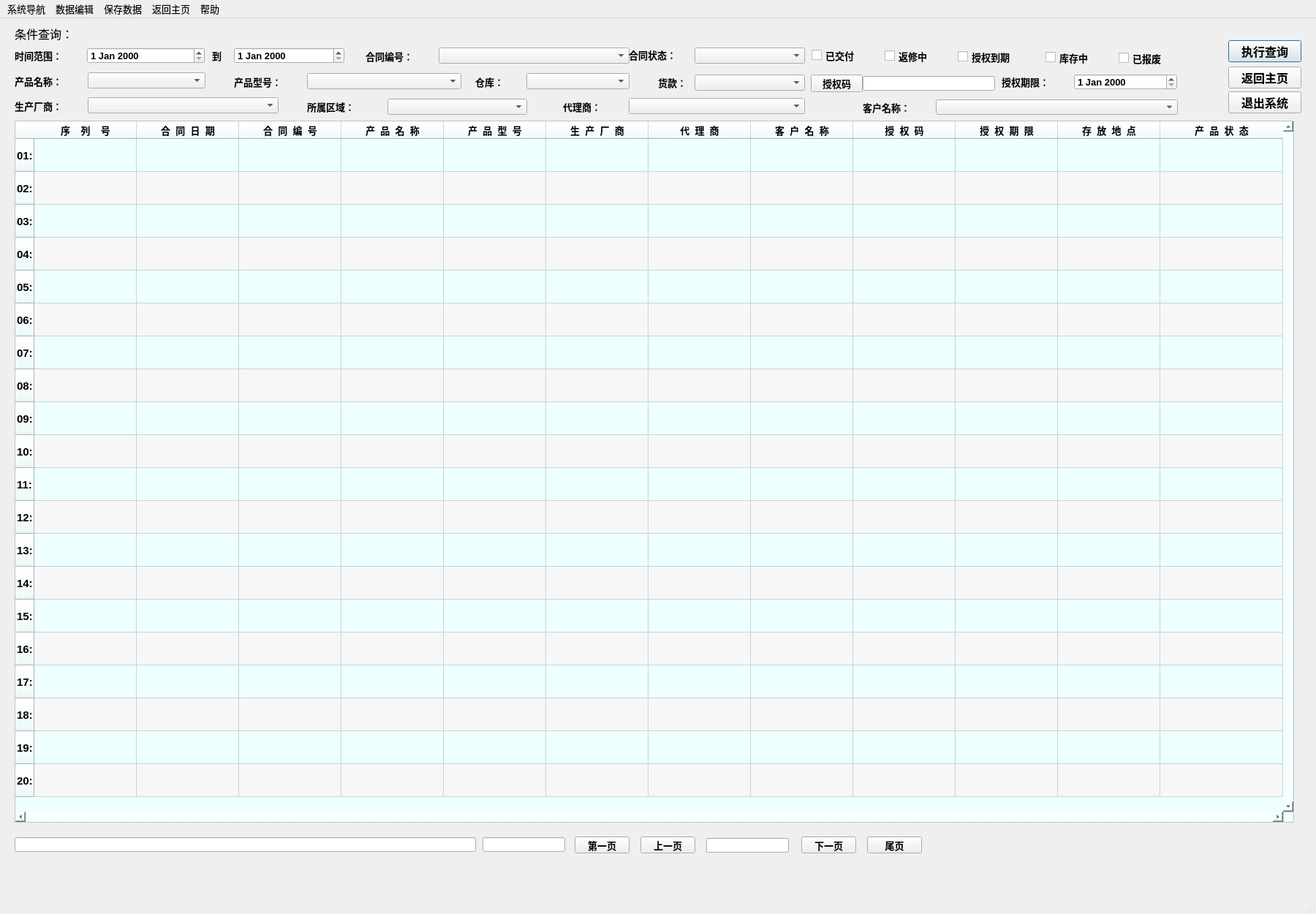
<?xml version="1.0" encoding="UTF-8"?>
<ui version="4.0">
 <class>MainWindow</class>
 <widget class="QMainWindow" name="MainWindow">
  <property name="geometry">
   <rect>
    <x>0</x>
    <y>0</y>
    <width>1800</width>
    <height>1250</height>
   </rect>
  </property>
  <property name="sizePolicy">
   <sizepolicy hsizetype="Expanding" vsizetype="Expanding">
    <horstretch>0</horstretch>
    <verstretch>0</verstretch>
   </sizepolicy>
  </property>
  <property name="minimumSize">
   <size>
    <width>1800</width>
    <height>1250</height>
   </size>
  </property>
  <property name="maximumSize">
   <size>
    <width>16777215</width>
    <height>16777215</height>
   </size>
  </property>
  <property name="font">
   <font>
    <family>Arial</family>
    <pointsize>10</pointsize>
   </font>
  </property>
  <property name="windowTitle">
   <string>MainWindow</string>
  </property>
  <widget class="QWidget" name="centralwidget">
   <property name="autoFillBackground">
    <bool>true</bool>
   </property>
   <widget class="QTableWidget" name="tableWidget">
    <property name="geometry">
     <rect>
      <x>20</x>
      <y>140</y>
      <width>1750</width>
      <height>960</height>
     </rect>
    </property>
    <property name="sizePolicy">
     <sizepolicy hsizetype="Preferred" vsizetype="Preferred">
      <horstretch>0</horstretch>
      <verstretch>0</verstretch>
     </sizepolicy>
    </property>
    <property name="minimumSize">
     <size>
      <width>1750</width>
      <height>960</height>
     </size>
    </property>
    <property name="font">
     <font>
      <family>Arial</family>
      <pointsize>11</pointsize>
      <weight>75</weight>
      <bold>true</bold>
      <stylestrategy>PreferAntialias</stylestrategy>
     </font>
    </property>
    <property name="autoFillBackground">
     <bool>true</bool>
    </property>
    <property name="styleSheet">
     <string notr="true">background-color: rgb(238, 255, 255);</string>
    </property>
    <property name="frameShadow">
     <enum>QFrame::Sunken</enum>
    </property>
    <property name="lineWidth">
     <number>2</number>
    </property>
    <property name="midLineWidth">
     <number>1</number>
    </property>
    <property name="verticalScrollBarPolicy">
     <enum>Qt::ScrollBarAlwaysOn</enum>
    </property>
    <property name="horizontalScrollBarPolicy">
     <enum>Qt::ScrollBarAlwaysOn</enum>
    </property>
    <property name="sizeAdjustPolicy">
     <enum>QAbstractScrollArea::AdjustToContents</enum>
    </property>
    <property name="autoScroll">
     <bool>true</bool>
    </property>
    <property name="editTriggers">
     <set>QAbstractItemView::NoEditTriggers</set>
    </property>
    <property name="alternatingRowColors">
     <bool>true</bool>
    </property>
    <property name="selectionBehavior">
     <enum>QAbstractItemView::SelectRows</enum>
    </property>
    <property name="gridStyle">
     <enum>Qt::SolidLine</enum>
    </property>
    <property name="sortingEnabled">
     <bool>true</bool>
    </property>
    <property name="wordWrap">
     <bool>false</bool>
    </property>
    <property name="rowCount">
     <number>20</number>
    </property>
    <attribute name="horizontalHeaderCascadingSectionResizes">
     <bool>true</bool>
    </attribute>
    <attribute name="horizontalHeaderMinimumSectionSize">
     <number>24</number>
    </attribute>
    <attribute name="horizontalHeaderDefaultSectionSize">
     <number>140</number>
    </attribute>
    <attribute name="horizontalHeaderShowSortIndicator" stdset="0">
     <bool>true</bool>
    </attribute>
    <attribute name="horizontalHeaderStretchLastSection">
     <bool>true</bool>
    </attribute>
    <attribute name="verticalHeaderVisible">
     <bool>true</bool>
    </attribute>
    <attribute name="verticalHeaderCascadingSectionResizes">
     <bool>true</bool>
    </attribute>
    <attribute name="verticalHeaderMinimumSectionSize">
     <number>24</number>
    </attribute>
    <attribute name="verticalHeaderDefaultSectionSize">
     <number>45</number>
    </attribute>
    <attribute name="verticalHeaderShowSortIndicator" stdset="0">
     <bool>false</bool>
    </attribute>
    <row>
     <property name="text">
      <string>01:</string>
     </property>
    </row>
    <row>
     <property name="text">
      <string>02:</string>
     </property>
    </row>
    <row>
     <property name="text">
      <string>03:</string>
     </property>
    </row>
    <row>
     <property name="text">
      <string>04:</string>
     </property>
    </row>
    <row>
     <property name="text">
      <string>05:</string>
     </property>
    </row>
    <row>
     <property name="text">
      <string>06:</string>
     </property>
    </row>
    <row>
     <property name="text">
      <string>07:</string>
     </property>
    </row>
    <row>
     <property name="text">
      <string>08:</string>
     </property>
    </row>
    <row>
     <property name="text">
      <string>09:</string>
     </property>
    </row>
    <row>
     <property name="text">
      <string>10:</string>
     </property>
    </row>
    <row>
     <property name="text">
      <string>11:</string>
     </property>
    </row>
    <row>
     <property name="text">
      <string>12:</string>
     </property>
    </row>
    <row>
     <property name="text">
      <string>13:</string>
     </property>
    </row>
    <row>
     <property name="text">
      <string>14:</string>
     </property>
    </row>
    <row>
     <property name="text">
      <string>15:</string>
     </property>
    </row>
    <row>
     <property name="text">
      <string>16:</string>
     </property>
    </row>
    <row>
     <property name="text">
      <string>17:</string>
     </property>
    </row>
    <row>
     <property name="text">
      <string>18:</string>
     </property>
    </row>
    <row>
     <property name="text">
      <string>19:</string>
     </property>
    </row>
    <row>
     <property name="text">
      <string>20:</string>
     </property>
    </row>
    <column>
     <property name="text">
      <string>序    列    号</string>
     </property>
     <property name="font">
      <font>
       <pointsize>10</pointsize>
       <weight>75</weight>
       <bold>true</bold>
      </font>
     </property>
     <property name="textAlignment">
      <set>AlignCenter</set>
     </property>
    </column>
    <column>
     <property name="text">
      <string>合  同  日  期</string>
     </property>
     <property name="font">
      <font>
       <pointsize>10</pointsize>
       <weight>75</weight>
       <bold>true</bold>
      </font>
     </property>
     <property name="textAlignment">
      <set>AlignCenter</set>
     </property>
    </column>
    <column>
     <property name="text">
      <string>合  同  编  号</string>
     </property>
     <property name="font">
      <font>
       <pointsize>10</pointsize>
       <weight>75</weight>
       <bold>true</bold>
      </font>
     </property>
     <property name="textAlignment">
      <set>AlignCenter</set>
     </property>
    </column>
    <column>
     <property name="text">
      <string>产  品  名  称</string>
     </property>
     <property name="font">
      <font>
       <pointsize>10</pointsize>
       <weight>75</weight>
       <bold>true</bold>
      </font>
     </property>
     <property name="textAlignment">
      <set>AlignCenter</set>
     </property>
    </column>
    <column>
     <property name="text">
      <string>产  品  型  号</string>
     </property>
     <property name="font">
      <font>
       <pointsize>10</pointsize>
       <weight>75</weight>
       <bold>true</bold>
      </font>
     </property>
     <property name="textAlignment">
      <set>AlignCenter</set>
     </property>
    </column>
    <column>
     <property name="text">
      <string>生  产  厂  商</string>
     </property>
     <property name="font">
      <font>
       <pointsize>10</pointsize>
       <weight>75</weight>
       <bold>true</bold>
      </font>
     </property>
     <property name="textAlignment">
      <set>AlignCenter</set>
     </property>
    </column>
    <column>
     <property name="text">
      <string>代  理  商</string>
     </property>
     <property name="font">
      <font>
       <pointsize>10</pointsize>
       <weight>75</weight>
       <bold>true</bold>
      </font>
     </property>
     <property name="textAlignment">
      <set>AlignCenter</set>
     </property>
    </column>
    <column>
     <property name="text">
      <string>客  户  名  称</string>
     </property>
     <property name="font">
      <font>
       <pointsize>10</pointsize>
       <weight>75</weight>
       <bold>true</bold>
      </font>
     </property>
     <property name="textAlignment">
      <set>AlignCenter</set>
     </property>
    </column>
    <column>
     <property name="text">
      <string>授  权  码</string>
     </property>
     <property name="font">
      <font>
       <pointsize>10</pointsize>
       <weight>75</weight>
       <bold>true</bold>
      </font>
     </property>
     <property name="textAlignment">
      <set>AlignCenter</set>
     </property>
    </column>
    <column>
     <property name="text">
      <string>授  权  期  限</string>
     </property>
     <property name="font">
      <font>
       <pointsize>10</pointsize>
       <weight>75</weight>
       <bold>true</bold>
      </font>
     </property>
     <property name="textAlignment">
      <set>AlignCenter</set>
     </property>
    </column>
    <column>
     <property name="text">
      <string>存  放  地  点</string>
     </property>
     <property name="font">
      <font>
       <pointsize>10</pointsize>
       <weight>75</weight>
       <bold>true</bold>
      </font>
     </property>
     <property name="textAlignment">
      <set>AlignCenter</set>
     </property>
    </column>
    <column>
     <property name="text">
      <string>产  品  状  态</string>
     </property>
     <property name="font">
      <font>
       <pointsize>10</pointsize>
       <weight>75</weight>
       <bold>true</bold>
      </font>
     </property>
     <property name="textAlignment">
      <set>AlignCenter</set>
     </property>
    </column>
    <item row="0" column="0">
     <property name="text">
      <string/>
     </property>
    </item>
   </widget>
   <widget class="QPushButton" name="pushButton_7">
    <property name="geometry">
     <rect>
      <x>786</x>
      <y>1119</y>
      <width>75</width>
      <height>23</height>
     </rect>
    </property>
    <property name="font">
     <font>
      <family>Arial</family>
      <pointsize>10</pointsize>
      <weight>75</weight>
      <bold>true</bold>
     </font>
    </property>
    <property name="text">
     <string>第一页</string>
    </property>
   </widget>
   <widget class="QPushButton" name="pushButton_8">
    <property name="geometry">
     <rect>
      <x>876</x>
      <y>1119</y>
      <width>75</width>
      <height>23</height>
     </rect>
    </property>
    <property name="font">
     <font>
      <family>Arial</family>
      <pointsize>10</pointsize>
      <weight>75</weight>
      <bold>true</bold>
     </font>
    </property>
    <property name="text">
     <string>上一页</string>
    </property>
   </widget>
   <widget class="QPushButton" name="pushButton_9">
    <property name="geometry">
     <rect>
      <x>1096</x>
      <y>1119</y>
      <width>75</width>
      <height>23</height>
     </rect>
    </property>
    <property name="font">
     <font>
      <family>Arial</family>
      <pointsize>10</pointsize>
      <weight>75</weight>
      <bold>true</bold>
     </font>
    </property>
    <property name="text">
     <string>下一页</string>
    </property>
   </widget>
   <widget class="QPushButton" name="pushButton_10">
    <property name="geometry">
     <rect>
      <x>1186</x>
      <y>1119</y>
      <width>75</width>
      <height>23</height>
     </rect>
    </property>
    <property name="font">
     <font>
      <family>Arial</family>
      <pointsize>10</pointsize>
      <weight>75</weight>
      <bold>true</bold>
     </font>
    </property>
    <property name="text">
     <string>尾页</string>
    </property>
   </widget>
   <widget class="QDateEdit" name="dateEdit_2">
    <property name="geometry">
     <rect>
      <x>320</x>
      <y>40</y>
      <width>151</width>
      <height>22</height>
     </rect>
    </property>
    <property name="font">
     <font>
      <family>Arial</family>
      <pointsize>10</pointsize>
      <weight>75</weight>
      <bold>true</bold>
     </font>
    </property>
   </widget>
   <widget class="QDateEdit" name="dateEdit_1">
    <property name="geometry">
     <rect>
      <x>119</x>
      <y>40</y>
      <width>161</width>
      <height>22</height>
     </rect>
    </property>
    <property name="font">
     <font>
      <family>Arial</family>
      <pointsize>10</pointsize>
      <weight>75</weight>
      <bold>true</bold>
     </font>
    </property>
   </widget>
   <widget class="QLabel" name="label">
    <property name="geometry">
     <rect>
      <x>20</x>
      <y>10</y>
      <width>111</width>
      <height>21</height>
     </rect>
    </property>
    <property name="font">
     <font>
      <family>黑体</family>
      <pointsize>12</pointsize>
     </font>
    </property>
    <property name="text">
     <string>条件查询：</string>
    </property>
   </widget>
   <widget class="QLabel" name="label_2">
    <property name="geometry">
     <rect>
      <x>20</x>
      <y>40</y>
      <width>101</width>
      <height>21</height>
     </rect>
    </property>
    <property name="font">
     <font>
      <family>Algerian</family>
      <pointsize>10</pointsize>
      <weight>75</weight>
      <bold>true</bold>
     </font>
    </property>
    <property name="text">
     <string>时间范围：</string>
    </property>
   </widget>
   <widget class="QLabel" name="label_3">
    <property name="geometry">
     <rect>
      <x>290</x>
      <y>40</y>
      <width>31</width>
      <height>21</height>
     </rect>
    </property>
    <property name="font">
     <font>
      <family>Algerian</family>
      <pointsize>10</pointsize>
      <weight>75</weight>
      <bold>true</bold>
     </font>
    </property>
    <property name="text">
     <string>到</string>
    </property>
   </widget>
   <widget class="QLabel" name="label_4">
    <property name="geometry">
     <rect>
      <x>500</x>
      <y>42</y>
      <width>101</width>
      <height>20</height>
     </rect>
    </property>
    <property name="font">
     <font>
      <family>Algerian</family>
      <pointsize>10</pointsize>
      <weight>75</weight>
      <bold>true</bold>
     </font>
    </property>
    <property name="text">
     <string>合同编号：</string>
    </property>
   </widget>
   <widget class="QComboBox" name="comboBox_1">
    <property name="geometry">
     <rect>
      <x>600</x>
      <y>40</y>
      <width>261</width>
      <height>22</height>
     </rect>
    </property>
    <property name="font">
     <font>
      <family>Arial</family>
      <pointsize>10</pointsize>
      <weight>75</weight>
      <bold>true</bold>
     </font>
    </property>
   </widget>
   <widget class="QPushButton" name="pushButton_1">
    <property name="geometry">
     <rect>
      <x>1680</x>
      <y>30</y>
      <width>100</width>
      <height>30</height>
     </rect>
    </property>
    <property name="sizePolicy">
     <sizepolicy hsizetype="Preferred" vsizetype="Preferred">
      <horstretch>0</horstretch>
      <verstretch>0</verstretch>
     </sizepolicy>
    </property>
    <property name="minimumSize">
     <size>
      <width>100</width>
      <height>30</height>
     </size>
    </property>
    <property name="font">
     <font>
      <family>Arial</family>
      <pointsize>12</pointsize>
      <weight>75</weight>
      <bold>true</bold>
     </font>
    </property>
    <property name="text">
     <string>执行查询</string>
    </property>
    <property name="autoDefault">
     <bool>false</bool>
    </property>
    <property name="default">
     <bool>true</bool>
    </property>
    <property name="flat">
     <bool>false</bool>
    </property>
   </widget>
   <widget class="QCheckBox" name="checkBox_1">
    <property name="geometry">
     <rect>
      <x>1110</x>
      <y>35</y>
      <width>91</width>
      <height>31</height>
     </rect>
    </property>
    <property name="font">
     <font>
      <family>Algerian</family>
      <pointsize>10</pointsize>
      <weight>75</weight>
      <bold>true</bold>
     </font>
    </property>
    <property name="text">
     <string>已交付</string>
    </property>
   </widget>
   <widget class="QCheckBox" name="checkBox_2">
    <property name="geometry">
     <rect>
      <x>1210</x>
      <y>36</y>
      <width>91</width>
      <height>31</height>
     </rect>
    </property>
    <property name="font">
     <font>
      <family>Algerian</family>
      <pointsize>10</pointsize>
      <weight>75</weight>
      <bold>true</bold>
     </font>
    </property>
    <property name="text">
     <string>返修中</string>
    </property>
   </widget>
   <widget class="QCheckBox" name="checkBox_3">
    <property name="geometry">
     <rect>
      <x>1310</x>
      <y>37</y>
      <width>111</width>
      <height>31</height>
     </rect>
    </property>
    <property name="font">
     <font>
      <family>Algerian</family>
      <pointsize>10</pointsize>
      <weight>75</weight>
      <bold>true</bold>
     </font>
    </property>
    <property name="text">
     <string>授权到期</string>
    </property>
   </widget>
   <widget class="QCheckBox" name="checkBox_4">
    <property name="geometry">
     <rect>
      <x>1430</x>
      <y>38</y>
      <width>91</width>
      <height>31</height>
     </rect>
    </property>
    <property name="font">
     <font>
      <family>Algerian</family>
      <pointsize>10</pointsize>
      <weight>75</weight>
      <bold>true</bold>
     </font>
    </property>
    <property name="text">
     <string>库存中</string>
    </property>
   </widget>
   <widget class="QCheckBox" name="checkBox_5">
    <property name="geometry">
     <rect>
      <x>1530</x>
      <y>39</y>
      <width>91</width>
      <height>31</height>
     </rect>
    </property>
    <property name="font">
     <font>
      <family>Algerian</family>
      <pointsize>10</pointsize>
      <weight>75</weight>
      <bold>true</bold>
     </font>
    </property>
    <property name="text">
     <string>已报废</string>
    </property>
   </widget>
   <widget class="QComboBox" name="comboBox_3">
    <property name="geometry">
     <rect>
      <x>120</x>
      <y>74</y>
      <width>161</width>
      <height>22</height>
     </rect>
    </property>
    <property name="font">
     <font>
      <family>Arial</family>
      <pointsize>10</pointsize>
      <weight>75</weight>
      <bold>true</bold>
     </font>
    </property>
   </widget>
   <widget class="QLabel" name="label_5">
    <property name="geometry">
     <rect>
      <x>20</x>
      <y>76</y>
      <width>101</width>
      <height>20</height>
     </rect>
    </property>
    <property name="font">
     <font>
      <family>Algerian</family>
      <pointsize>10</pointsize>
      <weight>75</weight>
      <bold>true</bold>
     </font>
    </property>
    <property name="text">
     <string>产品名称：</string>
    </property>
   </widget>
   <widget class="QComboBox" name="comboBox_4">
    <property name="geometry">
     <rect>
      <x>420</x>
      <y>75</y>
      <width>211</width>
      <height>22</height>
     </rect>
    </property>
    <property name="font">
     <font>
      <family>Arial</family>
      <pointsize>10</pointsize>
      <weight>75</weight>
      <bold>true</bold>
     </font>
    </property>
   </widget>
   <widget class="QLabel" name="label_6">
    <property name="geometry">
     <rect>
      <x>320</x>
      <y>77</y>
      <width>101</width>
      <height>20</height>
     </rect>
    </property>
    <property name="font">
     <font>
      <family>Algerian</family>
      <pointsize>10</pointsize>
      <weight>75</weight>
      <bold>true</bold>
     </font>
    </property>
    <property name="text">
     <string>产品型号：</string>
    </property>
   </widget>
   <widget class="QLineEdit" name="lineEdit_1">
    <property name="geometry">
     <rect>
      <x>1180</x>
      <y>79</y>
      <width>181</width>
      <height>20</height>
     </rect>
    </property>
    <property name="font">
     <font>
      <family>Arial</family>
      <pointsize>10</pointsize>
      <weight>75</weight>
      <bold>true</bold>
     </font>
    </property>
   </widget>
   <widget class="QLabel" name="label_8">
    <property name="geometry">
     <rect>
      <x>1370</x>
      <y>77</y>
      <width>101</width>
      <height>20</height>
     </rect>
    </property>
    <property name="font">
     <font>
      <family>Algerian</family>
      <pointsize>10</pointsize>
      <weight>75</weight>
      <bold>true</bold>
     </font>
    </property>
    <property name="text">
     <string>授权期限：</string>
    </property>
   </widget>
   <widget class="QDateEdit" name="dateEdit_3">
    <property name="geometry">
     <rect>
      <x>1469</x>
      <y>76</y>
      <width>141</width>
      <height>22</height>
     </rect>
    </property>
    <property name="font">
     <font>
      <family>Arial</family>
      <pointsize>10</pointsize>
      <weight>75</weight>
      <bold>true</bold>
     </font>
    </property>
   </widget>
   <widget class="QComboBox" name="comboBox_7">
    <property name="geometry">
     <rect>
      <x>120</x>
      <y>108</y>
      <width>261</width>
      <height>22</height>
     </rect>
    </property>
    <property name="font">
     <font>
      <family>Arial</family>
      <pointsize>10</pointsize>
      <weight>75</weight>
      <bold>true</bold>
     </font>
    </property>
   </widget>
   <widget class="QLabel" name="label_9">
    <property name="geometry">
     <rect>
      <x>20</x>
      <y>110</y>
      <width>101</width>
      <height>20</height>
     </rect>
    </property>
    <property name="font">
     <font>
      <family>Algerian</family>
      <pointsize>10</pointsize>
      <weight>75</weight>
      <bold>true</bold>
     </font>
    </property>
    <property name="text">
     <string>生产厂商：</string>
    </property>
   </widget>
   <widget class="QLabel" name="label_10">
    <property name="geometry">
     <rect>
      <x>420</x>
      <y>111</y>
      <width>111</width>
      <height>20</height>
     </rect>
    </property>
    <property name="font">
     <font>
      <family>Algerian</family>
      <pointsize>10</pointsize>
      <weight>75</weight>
      <bold>true</bold>
     </font>
    </property>
    <property name="text">
     <string>所属区域：</string>
    </property>
   </widget>
   <widget class="QComboBox" name="comboBox_8">
    <property name="geometry">
     <rect>
      <x>530</x>
      <y>110</y>
      <width>191</width>
      <height>22</height>
     </rect>
    </property>
    <property name="font">
     <font>
      <family>Arial</family>
      <pointsize>10</pointsize>
      <weight>75</weight>
      <bold>true</bold>
     </font>
    </property>
   </widget>
   <widget class="QComboBox" name="comboBox_9">
    <property name="geometry">
     <rect>
      <x>860</x>
      <y>109</y>
      <width>241</width>
      <height>22</height>
     </rect>
    </property>
    <property name="font">
     <font>
      <family>Arial</family>
      <pointsize>10</pointsize>
      <weight>75</weight>
      <bold>true</bold>
     </font>
    </property>
   </widget>
   <widget class="QLabel" name="label_11">
    <property name="geometry">
     <rect>
      <x>770</x>
      <y>111</y>
      <width>91</width>
      <height>20</height>
     </rect>
    </property>
    <property name="font">
     <font>
      <family>Algerian</family>
      <pointsize>10</pointsize>
      <weight>75</weight>
      <bold>true</bold>
     </font>
    </property>
    <property name="text">
     <string>代理商：</string>
    </property>
   </widget>
   <widget class="QLabel" name="label_12">
    <property name="geometry">
     <rect>
      <x>1180</x>
      <y>112</y>
      <width>101</width>
      <height>20</height>
     </rect>
    </property>
    <property name="font">
     <font>
      <family>Algerian</family>
      <pointsize>10</pointsize>
      <weight>75</weight>
      <bold>true</bold>
     </font>
    </property>
    <property name="text">
     <string>客户名称：</string>
    </property>
   </widget>
   <widget class="QComboBox" name="comboBox_10">
    <property name="geometry">
     <rect>
      <x>1280</x>
      <y>111</y>
      <width>331</width>
      <height>21</height>
     </rect>
    </property>
    <property name="font">
     <font>
      <family>Arial</family>
      <pointsize>10</pointsize>
      <weight>75</weight>
      <bold>true</bold>
     </font>
    </property>
   </widget>
   <widget class="QPushButton" name="pushButton_5">
    <property name="geometry">
     <rect>
      <x>1680</x>
      <y>66</y>
      <width>100</width>
      <height>30</height>
     </rect>
    </property>
    <property name="minimumSize">
     <size>
      <width>100</width>
      <height>30</height>
     </size>
    </property>
    <property name="font">
     <font>
      <family>Arial</family>
      <pointsize>12</pointsize>
      <weight>75</weight>
      <bold>true</bold>
     </font>
    </property>
    <property name="text">
     <string>返回主页</string>
    </property>
   </widget>
   <widget class="QPushButton" name="pushButton_6">
    <property name="geometry">
     <rect>
      <x>1680</x>
      <y>100</y>
      <width>100</width>
      <height>30</height>
     </rect>
    </property>
    <property name="sizePolicy">
     <sizepolicy hsizetype="Minimum" vsizetype="Fixed">
      <horstretch>0</horstretch>
      <verstretch>0</verstretch>
     </sizepolicy>
    </property>
    <property name="minimumSize">
     <size>
      <width>100</width>
      <height>30</height>
     </size>
    </property>
    <property name="font">
     <font>
      <family>Arial</family>
      <pointsize>12</pointsize>
      <weight>75</weight>
      <bold>true</bold>
     </font>
    </property>
    <property name="text">
     <string>退出系统</string>
    </property>
   </widget>
   <widget class="QLineEdit" name="lineEdit_4">
    <property name="geometry">
     <rect>
      <x>660</x>
      <y>1120</y>
      <width>113</width>
      <height>20</height>
     </rect>
    </property>
    <property name="font">
     <font>
      <family>Arial</family>
      <pointsize>10</pointsize>
      <weight>75</weight>
      <bold>true</bold>
     </font>
    </property>
   </widget>
   <widget class="QLineEdit" name="lineEdit_5">
    <property name="geometry">
     <rect>
      <x>966</x>
      <y>1121</y>
      <width>113</width>
      <height>20</height>
     </rect>
    </property>
    <property name="font">
     <font>
      <family>Arial</family>
      <pointsize>11</pointsize>
      <weight>75</weight>
      <bold>true</bold>
     </font>
    </property>
    <property name="alignment">
     <set>Qt::AlignCenter</set>
    </property>
   </widget>
   <widget class="QLineEdit" name="lineEdit_3">
    <property name="geometry">
     <rect>
      <x>20</x>
      <y>1120</y>
      <width>631</width>
      <height>20</height>
     </rect>
    </property>
    <property name="font">
     <font>
      <family>Arial</family>
      <pointsize>11</pointsize>
      <weight>75</weight>
      <bold>true</bold>
     </font>
    </property>
   </widget>
   <widget class="QLabel" name="label_13">
    <property name="geometry">
     <rect>
      <x>860</x>
      <y>40</y>
      <width>81</width>
      <height>20</height>
     </rect>
    </property>
    <property name="font">
     <font>
      <family>Algerian</family>
      <pointsize>10</pointsize>
      <weight>75</weight>
      <bold>true</bold>
     </font>
    </property>
    <property name="text">
     <string>合同状态：</string>
    </property>
   </widget>
   <widget class="QComboBox" name="comboBox_2">
    <property name="geometry">
     <rect>
      <x>950</x>
      <y>40</y>
      <width>151</width>
      <height>22</height>
     </rect>
    </property>
    <property name="font">
     <font>
      <family>Arial</family>
      <pointsize>10</pointsize>
      <weight>75</weight>
      <bold>true</bold>
     </font>
    </property>
   </widget>
   <widget class="QComboBox" name="comboBox_5">
    <property name="geometry">
     <rect>
      <x>720</x>
      <y>75</y>
      <width>141</width>
      <height>22</height>
     </rect>
    </property>
    <property name="font">
     <font>
      <family>Arial</family>
      <pointsize>10</pointsize>
      <weight>75</weight>
      <bold>true</bold>
     </font>
    </property>
   </widget>
   <widget class="QLabel" name="label_14">
    <property name="geometry">
     <rect>
      <x>650</x>
      <y>77</y>
      <width>71</width>
      <height>20</height>
     </rect>
    </property>
    <property name="font">
     <font>
      <family>Algerian</family>
      <pointsize>10</pointsize>
      <weight>75</weight>
      <bold>true</bold>
     </font>
    </property>
    <property name="text">
     <string>仓库：</string>
    </property>
   </widget>
   <widget class="QComboBox" name="comboBox_6">
    <property name="geometry">
     <rect>
      <x>950</x>
      <y>77</y>
      <width>151</width>
      <height>22</height>
     </rect>
    </property>
    <property name="font">
     <font>
      <family>Arial</family>
      <pointsize>10</pointsize>
      <weight>75</weight>
      <bold>true</bold>
     </font>
    </property>
   </widget>
   <widget class="QLabel" name="label_15">
    <property name="geometry">
     <rect>
      <x>900</x>
      <y>78</y>
      <width>51</width>
      <height>20</height>
     </rect>
    </property>
    <property name="font">
     <font>
      <family>Algerian</family>
      <pointsize>10</pointsize>
      <weight>75</weight>
      <bold>true</bold>
     </font>
    </property>
    <property name="text">
     <string>货款：</string>
    </property>
   </widget>
   <widget class="QPushButton" name="pushButton_2">
    <property name="geometry">
     <rect>
      <x>1109</x>
      <y>77</y>
      <width>71</width>
      <height>24</height>
     </rect>
    </property>
    <property name="font">
     <font>
      <weight>75</weight>
      <bold>true</bold>
     </font>
    </property>
    <property name="text">
     <string>授权码</string>
    </property>
    <property name="checkable">
     <bool>false</bool>
    </property>
    <property name="autoDefault">
     <bool>false</bool>
    </property>
    <property name="default">
     <bool>false</bool>
    </property>
    <property name="flat">
     <bool>false</bool>
    </property>
   </widget>
   <zorder>tableWidget</zorder>
   <zorder>pushButton_7</zorder>
   <zorder>pushButton_8</zorder>
   <zorder>pushButton_9</zorder>
   <zorder>pushButton_10</zorder>
   <zorder>dateEdit_2</zorder>
   <zorder>dateEdit_1</zorder>
   <zorder>label</zorder>
   <zorder>comboBox_1</zorder>
   <zorder>pushButton_1</zorder>
   <zorder>checkBox_1</zorder>
   <zorder>checkBox_2</zorder>
   <zorder>checkBox_3</zorder>
   <zorder>checkBox_4</zorder>
   <zorder>checkBox_5</zorder>
   <zorder>comboBox_3</zorder>
   <zorder>comboBox_4</zorder>
   <zorder>lineEdit_1</zorder>
   <zorder>dateEdit_3</zorder>
   <zorder>comboBox_7</zorder>
   <zorder>comboBox_8</zorder>
   <zorder>comboBox_9</zorder>
   <zorder>comboBox_10</zorder>
   <zorder>pushButton_5</zorder>
   <zorder>pushButton_6</zorder>
   <zorder>lineEdit_4</zorder>
   <zorder>lineEdit_5</zorder>
   <zorder>lineEdit_3</zorder>
   <zorder>comboBox_2</zorder>
   <zorder>comboBox_5</zorder>
   <zorder>comboBox_6</zorder>
   <zorder>label_9</zorder>
   <zorder>label_10</zorder>
   <zorder>label_12</zorder>
   <zorder>label_13</zorder>
   <zorder>label_6</zorder>
   <zorder>label_4</zorder>
   <zorder>label_3</zorder>
   <zorder>label_11</zorder>
   <zorder>label_15</zorder>
   <zorder>label_2</zorder>
   <zorder>label_8</zorder>
   <zorder>label_14</zorder>
   <zorder>label_5</zorder>
   <zorder>pushButton_2</zorder>
  </widget>
  <widget class="QMenuBar" name="menubar">
   <property name="geometry">
    <rect>
     <x>0</x>
     <y>0</y>
     <width>1800</width>
     <height>29</height>
    </rect>
   </property>
   <widget class="QMenu" name="menu_1">
    <property name="title">
     <string>系统导航</string>
    </property>
    <addaction name="action11"/>
    <addaction name="separator"/>
    <addaction name="action12"/>
    <addaction name="separator"/>
    <addaction name="action13"/>
    <addaction name="separator"/>
    <addaction name="action14"/>
    <addaction name="separator"/>
    <addaction name="action15"/>
    <addaction name="separator"/>
    <addaction name="action16"/>
    <addaction name="separator"/>
    <addaction name="action17"/>
    <addaction name="separator"/>
   </widget>
   <widget class="QMenu" name="menu_2">
    <property name="title">
     <string>数据编辑</string>
    </property>
    <addaction name="action21"/>
    <addaction name="action22"/>
    <addaction name="action23"/>
    <addaction name="action24"/>
    <addaction name="separator"/>
    <addaction name="action25"/>
    <addaction name="action26"/>
   </widget>
   <widget class="QMenu" name="menu_3">
    <property name="title">
     <string>保存数据</string>
    </property>
    <addaction name="action31"/>
    <addaction name="action32"/>
    <addaction name="action33"/>
    <addaction name="action34"/>
    <addaction name="separator"/>
    <addaction name="action35"/>
   </widget>
   <widget class="QMenu" name="menu_4">
    <property name="title">
     <string>返回主页</string>
    </property>
    <addaction name="action41"/>
    <addaction name="separator"/>
    <addaction name="action42"/>
    <addaction name="separator"/>
    <addaction name="action43"/>
   </widget>
   <widget class="QMenu" name="menu_5">
    <property name="title">
     <string>帮助</string>
    </property>
    <addaction name="action51"/>
    <addaction name="action52"/>
    <addaction name="action53"/>
   </widget>
   <addaction name="menu_1"/>
   <addaction name="menu_2"/>
   <addaction name="menu_3"/>
   <addaction name="menu_4"/>
   <addaction name="menu_5"/>
  </widget>
  <widget class="QStatusBar" name="statusbar"/>
  <action name="action11">
   <property name="text">
    <string>合同管理</string>
   </property>
  </action>
  <action name="action12">
   <property name="text">
    <string>资金管理</string>
   </property>
  </action>
  <action name="action13">
   <property name="text">
    <string>服务管理</string>
   </property>
  </action>
  <action name="action21">
   <property name="text">
    <string>修改数据</string>
   </property>
  </action>
  <action name="action22">
   <property name="text">
    <string>插入数据</string>
   </property>
  </action>
  <action name="action23">
   <property name="text">
    <string>删除数据</string>
   </property>
  </action>
  <action name="action24">
   <property name="text">
    <string>更新数据</string>
   </property>
  </action>
  <action name="action31">
   <property name="text">
    <string>保存为Excel</string>
   </property>
  </action>
  <action name="action32">
   <property name="text">
    <string>保存为Word</string>
   </property>
  </action>
  <action name="action33">
   <property name="text">
    <string>保存为txt</string>
   </property>
  </action>
  <action name="action34">
   <property name="text">
    <string>保存为图片</string>
   </property>
  </action>
  <action name="action35">
   <property name="text">
    <string>打印报表</string>
   </property>
  </action>
  <action name="action14">
   <property name="text">
    <string>人员管理</string>
   </property>
  </action>
  <action name="action15">
   <property name="text">
    <string>仓储管理</string>
   </property>
  </action>
  <action name="action16">
   <property name="text">
    <string>销售管理</string>
   </property>
  </action>
  <action name="action17">
   <property name="text">
    <string>客户管理</string>
   </property>
  </action>
  <action name="action19">
   <property name="text">
    <string>物流管理</string>
   </property>
  </action>
  <action name="action25">
   <property name="text">
    <string>数据备份</string>
   </property>
  </action>
  <action name="action26">
   <property name="text">
    <string>数据恢复</string>
   </property>
  </action>
  <action name="action41">
   <property name="text">
    <string>返回主页</string>
   </property>
  </action>
  <action name="action42">
   <property name="text">
    <string>退出系统</string>
   </property>
  </action>
  <action name="action43">
   <property name="text">
    <string>关闭电脑</string>
   </property>
  </action>
  <action name="action51">
   <property name="text">
    <string>帮助文档</string>
   </property>
  </action>
  <action name="action52">
   <property name="text">
    <string>版权声明</string>
   </property>
  </action>
  <action name="action53">
   <property name="text">
    <string>关于</string>
   </property>
  </action>
 </widget>
 <resources/>
 <connections/>
</ui>
